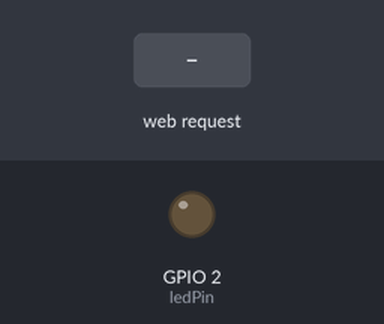
This sketch was run on a simulated ESP32. On the bench: output pins drawn as LEDs (lit = HIGH). The test bench sets the inputs (shaded band). WiFi joins after 1.5 s; servers stay silent unless stated; what the sketch prints to the serial monitor is not drawn.

Above: at 2.7 s.
2.8 s: HTTP request GET /set?brightness=1 received
At 3.8 s:
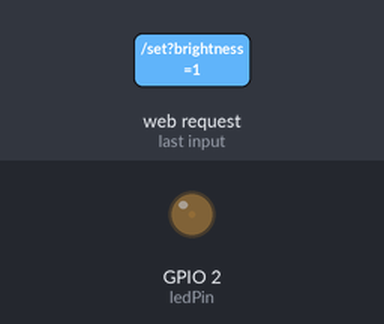
4.3 s: HTTP request GET /set?brightness=120 received
At 4.9 s:
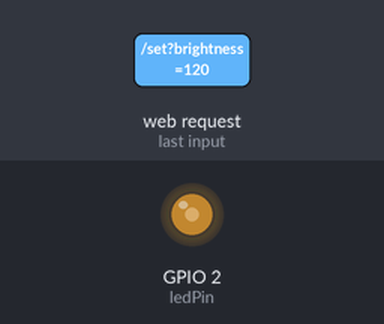
Timing chart, 0 to 7.3 s (numbered marks = the images above; inputs shaded):
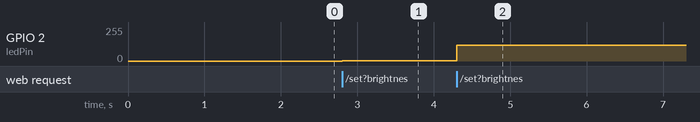

Measured:
- after the input at 2.8 s, GPIO 2 (ledPin): 0/255 → 1/255 at once
- after the input at 4.3 s, GPIO 2 (ledPin): 1/255 → 120/255 at once

The sketch:

web_dimmer.ino
```cpp
#include <WiFi.h>
#include <WebServer.h>

// ========== 仅修改双引号内的WiFi名称和密码 ==========
const char* ssid     = "hid12345";
const char* password = "55555555";

// LED引脚定义
const int ledPin = 2;  // 板载LED对应GPIO2 / D2

WebServer server(80);  // Web服务器，监听80端口


// ========== 1. 根路径：返回调光网页 ==========
void handleRoot() {
  String html = R"HTML(
<!DOCTYPE html>
<html lang="zh-CN">
<head>
    <meta charset="UTF-8">
    <meta name="viewport" content="width=device-width, initial-scale=1.0">
    <title>ESP32无极调光器</title>
    <style>
        body { font-family: sans-serif; max-width: 420px; margin: 60px auto; text-align: center; }
        h1 { color: #333; }
        .slider { width: 100%; height: 24px; margin: 30px 0; cursor: pointer; }
        .value { font-size: 28px; font-weight: bold; color: #2c7be5; }
    </style>
</head>
<body>
    <h1>LED 无极调光</h1>
    <input type="range" min="0" max="255" value="0" class="slider" id="brightnessSlider">
    <div class="value">当前亮度：<span id="valueText">0</span></div>

    <script>
        const slider = document.getElementById('brightnessSlider');
        const valueText = document.getElementById('valueText');

        // 监听滑动条拖动事件，实时发送亮度请求
        slider.addEventListener('input', function() {
            const brightness = this.value;
            valueText.textContent = brightness;

            // 异步发送请求，页面无刷新，保证拖动流畅
            fetch(`/set?brightness=${brightness}`)
                .catch(err => console.error('调光请求失败:', err));
        });
    </script>
</body>
</html>
  )HTML";

  server.send(200, "text/html", html);
}


// ========== 2. 调光接口：解析网页传来的亮度值并输出PWM ==========
void handleSetBrightness() {
  if (server.hasArg("brightness")) {
    int brightness = server.arg("brightness").toInt();
    brightness = constrain(brightness, 0, 255);

    analogWrite(ledPin, brightness);
    server.send(200, "text/plain", "亮度已设置: " + String(brightness));
  } else {
    server.send(400, "text/plain", "参数错误：缺少brightness参数");
  }
}


void setup() {
  Serial.begin(115200);
  pinMode(ledPin, OUTPUT);
  analogWrite(ledPin, 0);

  Serial.print("正在连接WiFi ");
  WiFi.begin(ssid, password);
  while (WiFi.status() != WL_CONNECTED) {
    delay(500);
    Serial.print(".");
  }
  Serial.println();
  Serial.println("WiFi连接成功！");
  Serial.print("请在浏览器打开：http://");
  Serial.println(WiFi.localIP());

  server.on("/", handleRoot);
  server.on("/set", handleSetBrightness);
  server.begin();
  Serial.println("Web服务器已启动");
}


void loop() {
  server.handleClient();
}
```
